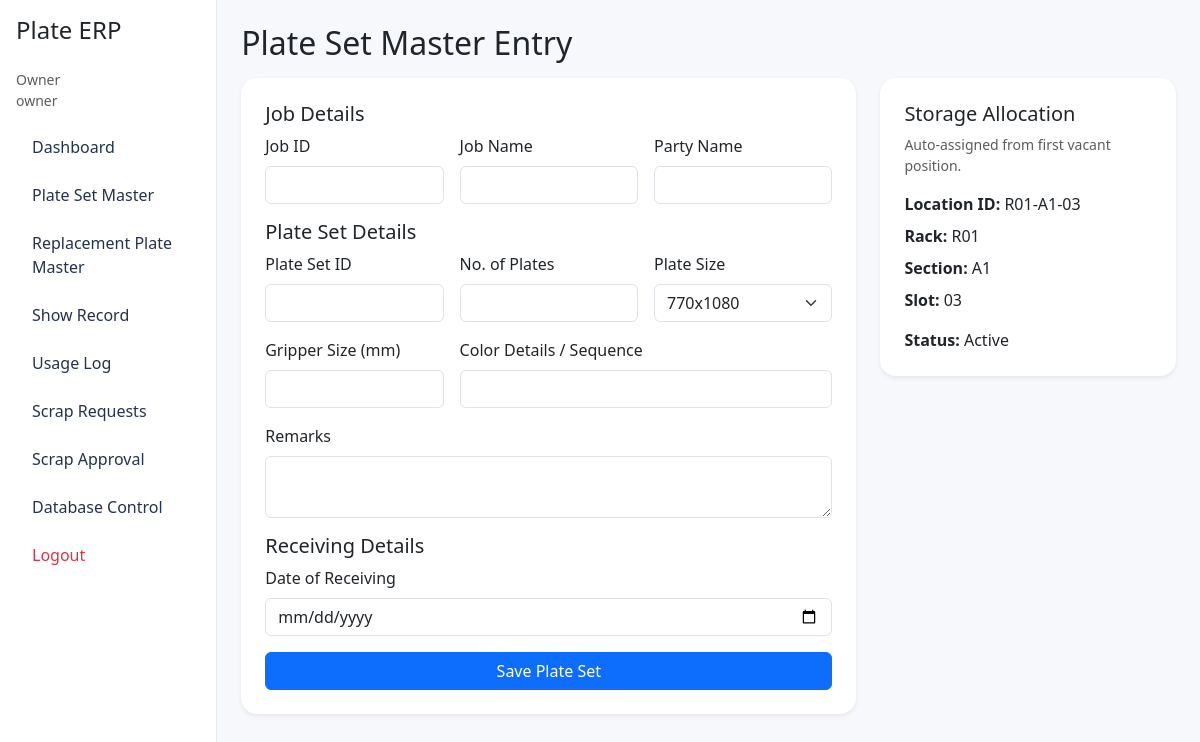
/plate-sets/new (signed in), run on the app's committed database.
### app/models.py (models this page shows)
class User(Base):
    __tablename__ = 'users'
    id = Column(Integer, primary_key=True)
    email = Column(String, unique=True, nullable=False, index=True)
    full_name = Column(String, nullable=False)
    role = Column(String, nullable=False)
    password_hash = Column(String, nullable=False)
    is_active = Column(Boolean, default=True, nullable=False)
    created_at = Column(DateTime(timezone=True), server_default=func.now())
    updated_at = Column(DateTime(timezone=True), server_default=func.now(), onupdate=func.now())

class LocationMaster(Base):
    __tablename__ = 'location_master'
    id = Column(Integer, primary_key=True)
    location_id = Column(String, unique=True, nullable=False, index=True)
    rack_no = Column(String, nullable=False, index=True)
    shelf_group = Column(String, nullable=False)
    section_code = Column(String, nullable=False, index=True)  # A1-A6, B1-B6
    slot_no = Column(String, nullable=False)
    sort_order = Column(Integer, nullable=False, unique=True)
    created_at = Column(DateTime(timezone=True), server_default=func.now())
    updated_at = Column(DateTime(timezone=True), server_default=func.now(), onupdate=func.now())

### app/main.py (the view)
@app.get('/plate-sets/new', response_class=HTMLResponse)
def plate_set_form(request: Request, db: Session = Depends(get_db)):
    require_permission(request, 'create_plate_set')
    from .services import get_first_vacant_location
    location = get_first_vacant_location(db)
    return templates.TemplateResponse('plate_set_form.html', context(request, location=location, success=None, error=None))

### app/templates/plate_set_form.html (shortened to what this page needs)
{% extends 'base.html' %}
{% block content %}
<h2 class="mb-3">Plate Set Master Entry</h2>
<div class="row">
  <div class="col-lg-8">
    <form method="post" action="/plate-sets/new" class="card shadow-sm rounded-4 p-4">
      <h5>Job Details</h5>
      <div class="row g-3 mb-3">
        <div class="col-md-4"><label class="form-label">Job ID</label><input class="form-control" name="job_id" required></div>
        <div class="col-md-4"><label class="form-label">Job Name</label><input class="form-control" name="job_name" required></div>
        <div class="col-md-4"><label class="form-label">Party Name</label><input class="form-control" name="party_name" required></div>
      </div>
      <h5>Plate Set Details</h5>
      <div class="row g-3 mb-3">
        <div class="col-md-4"><label class="form-label">Plate Set ID</label><input class="form-control" name="plate_set_id" required></div>
        <div class="col-md-4"><label class="form-label">No. of Plates</label><input class="form-control" type="number" name="number_of_plates" required></div>
        <div class="col-md-4"><label class="form-label">Plate Size</label><select class="form-select" name="plate_size"><option>770x1080</option><option>790x1080</option></select></div>
        <div class="col-md-4"><label class="form-label">Gripper Size (mm)</label><input class="form-control" type="number" name="gripper_size_mm" required></div>
        <div class="col-md-8"><label class="form-label">Color Details / Sequence</label><input class="form-control" name="color_details" required></div>
        <div class="col-12"><label class="form-label">Remarks</label><textarea class="form-control" name="remarks"></textarea></div>
      </div>
      <h5>Receiving Details</h5>
      <div class="mb-3"><label class="form-label">Date of Receiving</label><input class="form-control" type="date" name="receiving_date" required></div>
      <button class="btn btn-primary">Save Plate Set</button>
    </form>
  </div>
  <div class="col-lg-4">
    <div class="card shadow-sm rounded-4 p-4">
      <h5>Storage Allocation</h5>
      <div class="text-muted small mb-3">Auto-assigned from first vacant position.</div>
      {% if location %}
      <div class="mb-2"><strong>Location ID:</strong> {{ location.location_id }}</div>
      <div class="mb-2"><strong>Rack:</strong> {{ location.rack_no }}</div>
      <div class="mb-2"><strong>Section:</strong> {{ location.section_code }}</div>
      <div class="mb-2"><strong>Slot:</strong> {{ location.slot_no }}</div>
      {% else %}
      <div class="text-danger">No vacant location available.</div>
      {% endif %}
      <div class="mt-2"><strong>Status:</strong> Active</div>
    </div>
  </div>
</div>
{% endblock %}

### app/templates/base.html (shortened to what this page needs)
<!DOCTYPE html>
<html lang="en">
<head>
  <link href="https://cdn.jsdelivr.net/npm/bootstrap@5.3.3/dist/css/bootstrap.min.css" rel="stylesheet">
  <link href="/static/styles.css" rel="stylesheet">
</head>
<body>
<div class="d-flex">
  {% if current_user %}
  <aside class="sidebar p-3">
    <h4 class="mb-4">Plate ERP</h4>
    <div class="small text-muted mb-3">{{ current_user.full_name }}<br>{{ current_user.role }}</div>
    <nav class="nav flex-column gap-2">
      <a class="nav-link" href="/dashboard">Dashboard</a>
      {% if current_user.role in ['owner','technical_team','designer'] %}<a class="nav-link" href="/plate-sets/new">Plate Set Master</a>{% endif %}
      {% if current_user.role in ['owner','technical_team','designer'] %}<a class="nav-link" href="/replacement-plates/new">Replacement Plate Master</a>{% endif %}
      <a class="nav-link" href="/records">Show Record</a>
      <a class="nav-link" href="/usage-log">Usage Log</a>
      {% if current_user.role in ['owner','designer'] %}<a class="nav-link" href="/scrap-requests">Scrap Requests</a>{% endif %}
      {% if current_user.role == 'owner' %}<a class="nav-link" href="/scrap-approval">Scrap Approval</a>{% endif %}
      {% if current_user.role in ['owner','technical_team'] %}<a class="nav-link" href="/database-control">Database Control</a>{% endif %}
      <a class="nav-link text-danger" href="/logout">Logout</a>
    </nav>
  </aside>
  {% endif %}
  <main class="content p-4 w-100">
    {% block content %}{% endblock %}
  </main>
</div>
</body>
</html>

### app/static/styles.css (style rules this page uses)
body { background: #f7f8fc; }
.sidebar { width: 260px; min-height: 100vh; background: #ffffff; border-right: 1px solid #e9ecef; }
.content { min-height: 100vh; }
.nav-link { color: #24324b; border-radius: 12px; }
.card { border: none; }

### data on the page
User: full_name "Owner", role "owner"
LocationMaster: location_id "R01-A1-03", rack_no "R01", section_code "A1", slot_no "03"
